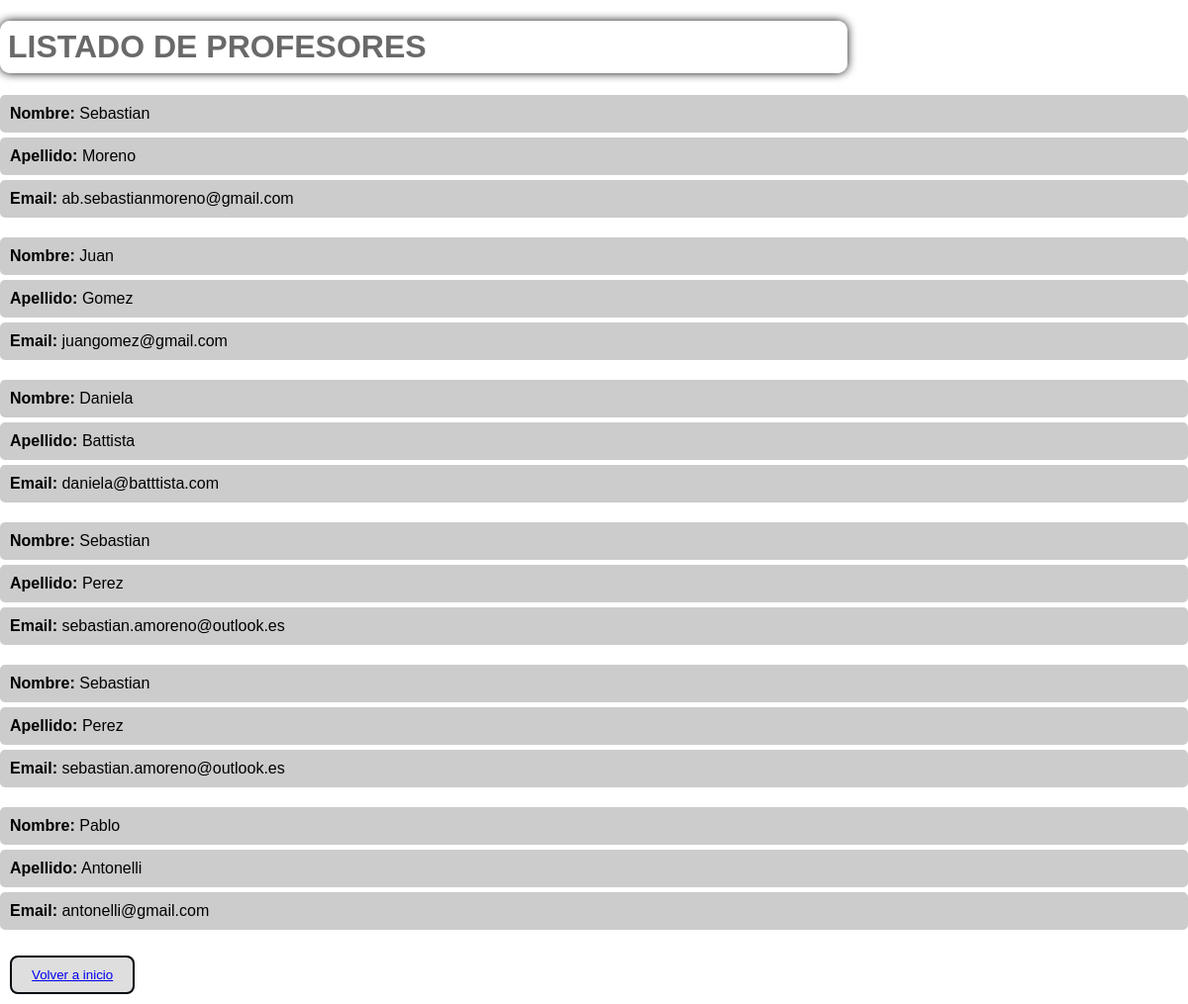
Screenshot of /profesor/list with the database file from the repository.
### core/models.py (models this page shows, shortened)
class Profesor(models.Model):
    nombre = models.CharField(max_length=30)
    apellido = models.CharField(max_length=50)
    email = models.EmailField()

### core/views.py (the view)
# urls.py: path("profesor/list", views.profesor_list, name="profesor_list"),
def profesor_list(request):
    consulta = models.Profesor.objects.all()
    contexto = {"profesores": consulta}
    return render(request, "core/profesor_list.html", contexto)

### core/templates/core/profesor_list.html (shortened to what this page needs)
{% extends 'core/base.html' %}
{% block contenido %}
<h1>LISTADO DE PROFESORES</h1>
<div class="professors-list">
    {% for profesor in profesores %}
        <ul class="professor-info">
            <li>
                <strong>Nombre:</strong> {{ profesor.nombre }}
            </li>
            <li>
                <strong>Apellido:</strong> {{ profesor.apellido }}
            </li>
            <li>
                <strong>Email:</strong> {{ profesor.email }}
            </li>
        </ul>
    {% endfor %}
</div>
<button class="btn2"><a href="{% url 'index' %}">Volver a inicio</a></button>
{% endblock contenido %}

### core/templates/core/base.html (shortened to what this page needs)
<!DOCTYPE html>
<html lang="es">
<head>
</head>
<body>
    {% block contenido %}
    {% endblock contenido %}
</body>
</html>

### core/templates/core/profesor_list.html (style rules this page uses)
body { font-family: 'Arial', sans-serif; margin: 0; padding: 0; background-image: url('https://img.freepik.com/foto-gratis/cerca-manos-personas-que-trabajan-computadoras_53876-146042.jpg?w=996&t=st=1705700048~exp=1705700648~hmac=eef6f8c36e44514d7362d4c29700bd45502e3ebd8ad19027e04e7cb122d99e12'); background-size: cover; background-position: center; }
h1 { width: 70%; padding: 8px; border-radius: 10px; box-shadow: 0 0 10px rgba(15, 9, 15, 41); text-align: justify; color: #121212a1; background-color: rgba(255, 255, 255, 0.8); }
.btn2 { margin: 10px; padding: 10px 20px; text-decoration: none; color: #f8f4f4; background-color: #dadadae4; border: 2px solid #00060c; border-radius: 8px; transition: background-color 0.3s ease; display: inline-block; }
ul { list-style: none; padding: 0; margin-top: 20px; }
li { background-color: rgba(183, 183, 183, 0.7); padding: 10px; margin: 5px 0; border-radius: 5px; }

### rows the page displays
Profesor: nombre "Sebastian", apellido "Moreno", email "ab.sebastianmoreno@gmail.com"
Profesor: nombre "Juan", apellido "Gomez", email "juangomez@gmail.com"
Profesor: nombre "Daniela", apellido "Battista", email "daniela@batttista.com"
Profesor: nombre "Sebastian", apellido "Perez", email "sebastian.amoreno@outlook.es"
Profesor: nombre "Sebastian", apellido "Perez", email "sebastian.amoreno@outlook.es"
Profesor: nombre "Pablo", apellido "Antonelli", email "antonelli@gmail.com"
